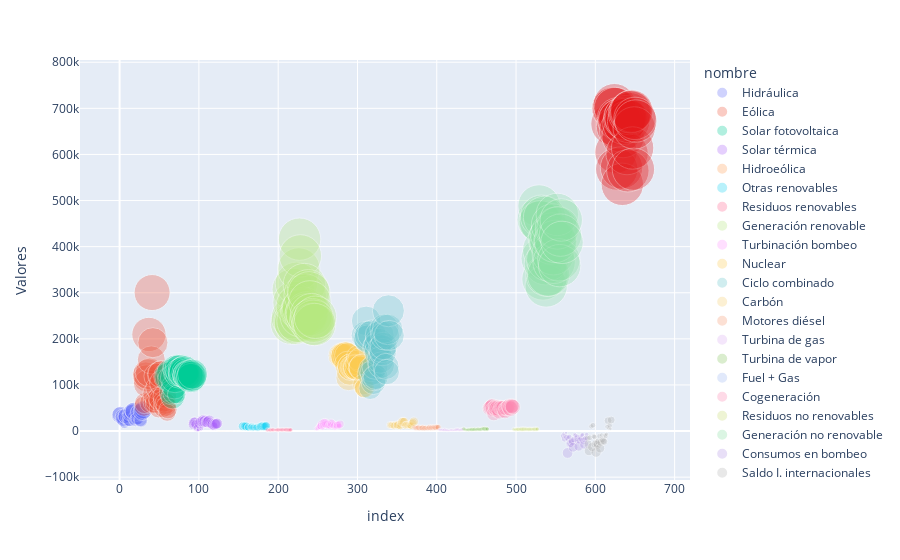

Notebook code cell kept with this figure:
### Code cell
px.scatter(data_frame = df_balance,
            y = 'Valores',
            color = 'nombre',
            color_discrete_sequence = colores_personalizados,
            opacity     = 0.3,
            size        = 'Porcentaje',
            size_max    = 30
          )
